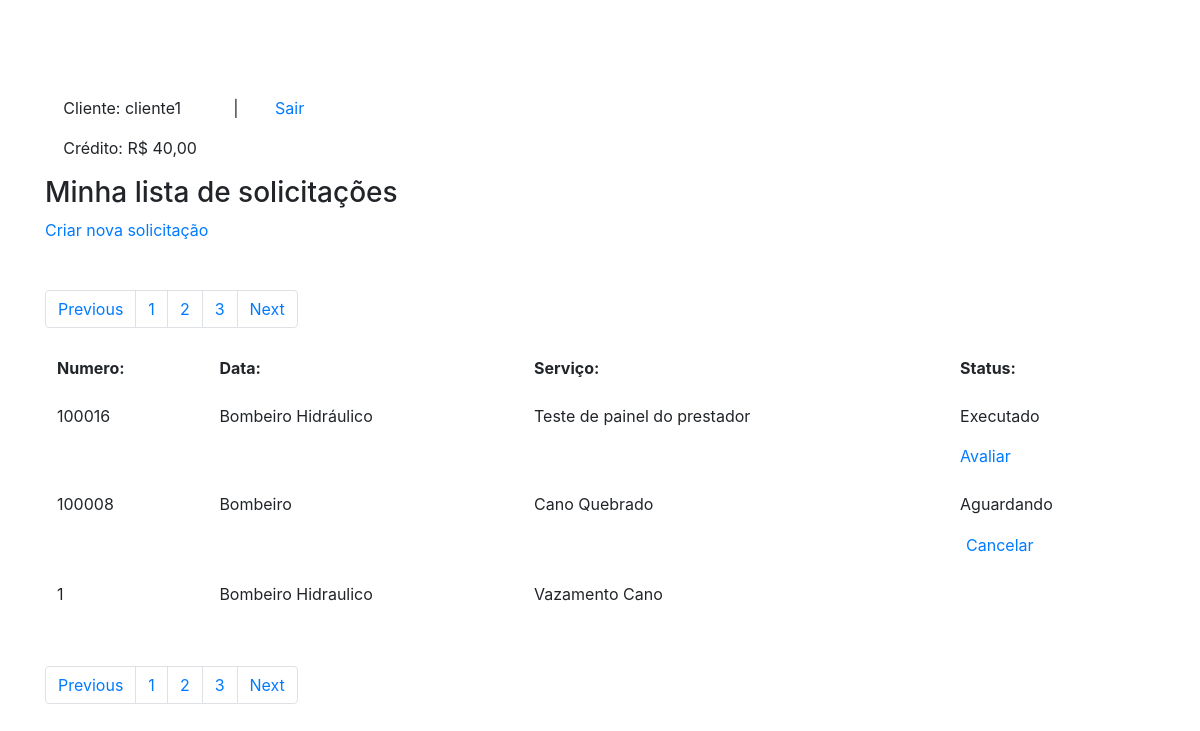
The app's page /listasolicitacao.php (signed in) with its own data.
### tables this page shows
CREATE TABLE IF NOT EXISTS `servicos` (
  `numero_id` int(7) NOT NULL AUTO_INCREMENT,
  `nome_servico` varchar(220) NOT NULL,
  `descricao_servico` varchar(220) NOT NULL,
  `preco_servico` varchar(220) NOT NULL,
  `status_servico` varchar(30) NOT NULL,
  `id_cliente` varchar(100) NOT NULL,
  `email_cliente` varchar(140) NOT NULL,
  `id_prestador` int(100) NOT NULL,
  `email_prestador` varchar(140) NOT NULL,
  PRIMARY KEY (`numero_id`)
);

### listasolicitacao.php (the view, shortened to what this page needs)
<?php
include_once ('conexao.php');
?>
<!DOCTYPE html>
<html>
    <head>
        <link rel="stylesheet" href="https://stackpath.bootstrapcdn.com/bootstrap/4.1.3/css/bootstrap.min.css">
    </head>
    <body>
        <div class="container mt-5 pt-5">
            <div class="w-25 d-flex justify-content-around">
                <div>
                    <p>Cliente: <?php echo $_SESSION['nome'];?></p>
                    <p>Crédito: R$ <?php echo $_SESSION['credito'];?>,00</p>
                </div>
                <span>|</span>
                <a href="logout.php">Sair</a>
            </div>
            <div class="form-group">
                <table class="table table-borderless">
                    <thead>
                        <h3>Minha lista de solicitações</h3>
                        <a href="solicitacaoservico.php">Criar nova solicitação</a>
                    </thead>
                    <div class="mt-5">
                        <nav aria-label="Page navigation example">
                            <ul class="pagination">
                                <li class="page-item"><a class="page-link" href="#">Previous</a></li>
                                <li class="page-item"><a class="page-link" href="#">1</a></li>
                                <li class="page-item"><a class="page-link" href="#">2</a></li>
                                <li class="page-item"><a class="page-link" href="#">3</a></li>
                                <li class="page-item"><a class="page-link" href="#">Next</a></li>
                            </ul>
                        </nav>
                    </div>
                    <tbody>
                        <tr>
                            <th>Numero:</th>
                            <th>Data:</th>
                            <th>Serviço:</th>
                            <th>Status:</th>
                        </tr>
                        <?php
                        $id = $_SESSION['id'];
                        $query_servico = "  SELECT *
                                            FROM servicos as s
                                            INNER JOIN clientes as c
                                            ON s.id_cliente = c.id
                                            WHERE c.id = $id
                                            ORDER BY numero_id DESC";
                        $result_servico = $conn->prepare($query_servico);
                        $result_servico->execute();
                        while($row_servico = $result_servico->fetch(PDO::FETCH_ASSOC)){
                            extract($row_servico);
                        ?>
                        <tr>
                            <td><?php echo "$numero_id"; ?></td>
                            <td><?php echo "$nome_servico"?></td>
                            <td><?php echo "$descricao_servico"?></td>
                            <td>
                                <div class="d-block">
                                    <?php
                                    if($status_servico == "1"){
                                       echo " <p href='#'>
                                       Aguardando</p>";
                                    }elseif($status_servico == "2"){
                                        echo " <p href='#'>
                                       Executado</p>";
                                    }
                                    ?>
                                    <?php
                                    if($status_servico == "1"){
                                       echo "
                                       <form method='post' action='excluir_servico.php'>
                                       <input type='hidden' name='id' value='$numero_id'>
                                       <button type='submit' style='border:none; color: #007bff;
                                       text-decoration: none;
                                       background-color: transparent;'>Cancelar</button>
                                       </form>";
                                    }elseif($status_servico == "2"){
                                        echo " <a href='avaliacao.php'>
                                       Avaliar</a>";
                                    }
                                    ?>
                                </div>
                            </td>
                        </tr>
                        <?php } ?>
                    </tbody>
                </table>
                <div class="mt-5">
                    <nav aria-label="Page navigation example">
                        <ul class="pagination">
                            <li class="page-item"><a class="page-link" href="#">Previous</a></li>
                            <li class="page-item"><a class="page-link" href="#">1</a></li>
                            <li class="page-item"><a class="page-link" href="#">2</a></li>
                            <li class="page-item"><a class="page-link" href="#">3</a></li>
                            <li class="page-item"><a class="page-link" href="#">Next</a></li>
                        </ul>
                    </nav>
                </div>
            </div>
        </div>
    </body>
</html>

### records on screen
servicos: numero_id "100016", nome_servico "Bombeiro Hidráulico", descricao_servico "Teste de painel do prestador", status_servico "Executado"
servicos: numero_id "100008", nome_servico "Bombeiro", descricao_servico "Cano Quebrado", status_servico "Aguardando"
servicos: numero_id "1", nome_servico "Bombeiro Hidraulico", descricao_servico "Vazamento Cano"

### other values on screen
$_SESSION['nome'] "cliente1"
$_SESSION['credito'] "40"
